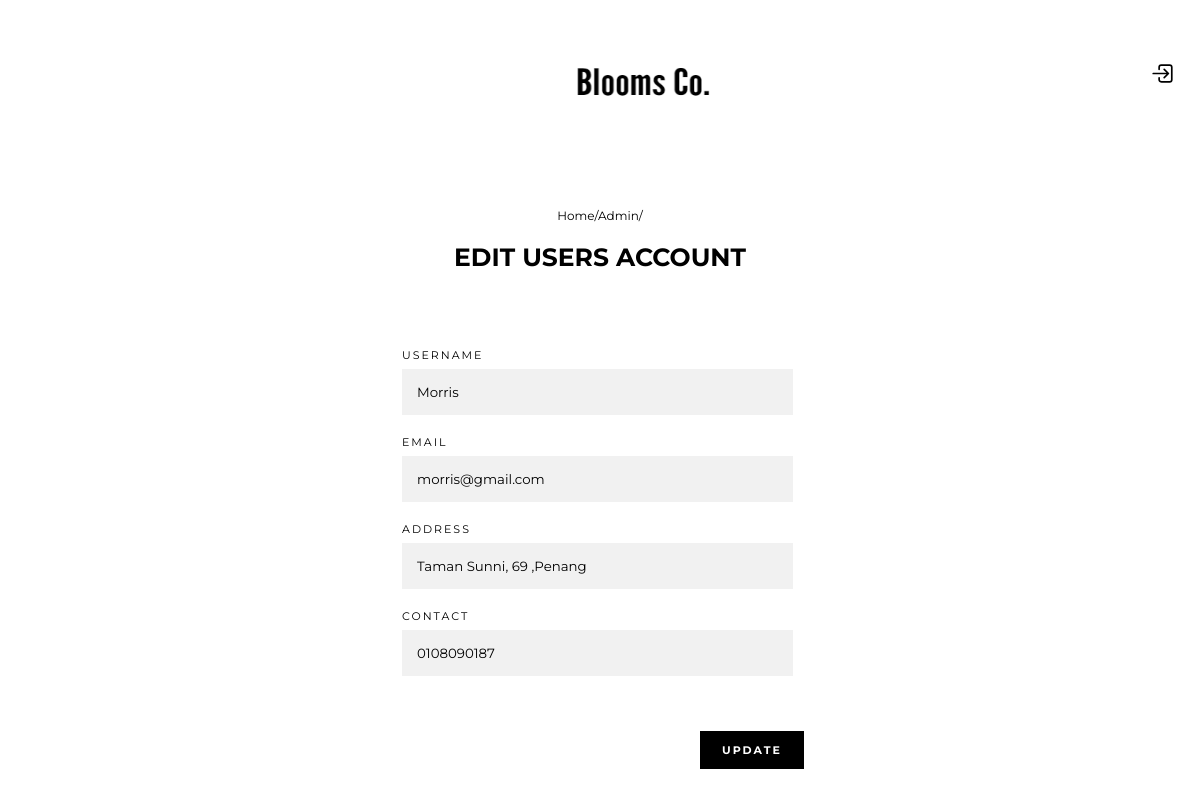
The app's page /editacc.php?acc=14 with its own data.
### tables this page shows
CREATE TABLE `user_table` (
  `user_id` int(11) NOT NULL,
  `username` varchar(15) NOT NULL,
  `user_email` varchar(50) NOT NULL,
  `user_password` varchar(255) NOT NULL,
  `user_address` varchar(255) NOT NULL,
  `user_phone` varchar(20) NOT NULL,
  `user_image` varchar(255) NOT NULL
);

### editacc.php (the view, shortened to what this page needs)
<?php require_once './helper.php'; ?>
<!DOCTYPE html>
<html>
    <head>
        <link href="../css/admin2.css" rel="stylesheet" type="text/css"/>
    </head>
    <body>
        <?php
        include './adminheader.php';
        if (isset($_GET['acc'])) {
            $edit_id = $_GET['acc'];
            $sql = "SELECT * FROM user_table WHERE user_id = $edit_id";
            $result = mysqli_query($con, $sql);
            $row = mysqli_fetch_assoc($result);
            $user_username = $row['username'];
            $user_email = $row['user_email'];
            $user_address = $row['user_address'];
            $user_contact = $row['user_phone'];
        }
        ?>
        <div class="pageContent">
            <p>Home/Admin/</p></br>
            <p class="bold"><b>EDIT USERS ACCOUNT</b></p>
        </div>
        <form action="" method="POST" enctype="multipart/form-data">
            <div class="container2">
                <div class="container">
                    <div class='fontsz'>
                        <label for="user_username">USERNAME</label><br>
                        <input type="text" name="user_username" id="user_username" value="<?php echo $user_username ?>" required>
                        <br><label for="user_email">EMAIL</label><br>
                        <input type="text" name="user_email" id="user_email" value="<?php echo $user_email ?>" required>
                        <br><label for="user_address">ADDRESS</label><br>
                        <input type="text" name="user_address" id="user_address" value="<?php echo $user_address ?>" required>
                        <br><label for="user_contact">CONTACT</label><br>
                        <input type="text" name="user_contact" id="user_contact" value="<?php echo $user_contact ?>" required>
                    </div>
                </div>
            </div>
            <div class="logbtn2">
                        <br><input type="submit" value="UPDATE" name="update_user" class="btn3" />
                    </div>
        </form>
         </body>
</html>

### css/admin2.css (style rules this page uses)
* { font-family: "Montserrat", sans-serif; padding: 0; margin: 0; box-sizing: border-box; }
body { background-color: white; }
.pageContent { width: 100%; text-align: center; margin-top: 50px; }
.pageContent p { font-size: 12px; }
.pageContent .bold { font-size: 25px; }
.container { padding: 16px; padding-left: 33.5%; }
.container2 { padding-top: 60px; }
input[type=text], input[type=number], input[type=file] { width: 50%; padding: 15px; margin: 7px 0 20px 0; display: inline-block; border: none; background: #f1f1f1; }
.btn3 { justify-content: center; padding: 10px 20px; color: white; cursor: pointer; transition: all 0.3s ease; background-color: black; border: 2px solid black; font-size: 11px; font-weight: bold; letter-spacing: 2px; margin-bottom: 50px; margin-left: 700px; }
.fontsz { font-size: 11px; letter-spacing: 2px; }

### css/adminheader.css (style rules this page uses)
*, *:before, *:after { font-family: "Montserrat", sans-serif; padding: 0; margin: 0; box-sizing: border-box; }
body { background-color: white; }

### records on screen
user_table: user_username "Morris", user_email "morris@gmail.com", user_address "Taman Sunni, 69 ,Penang", user_contact "0108090187"
